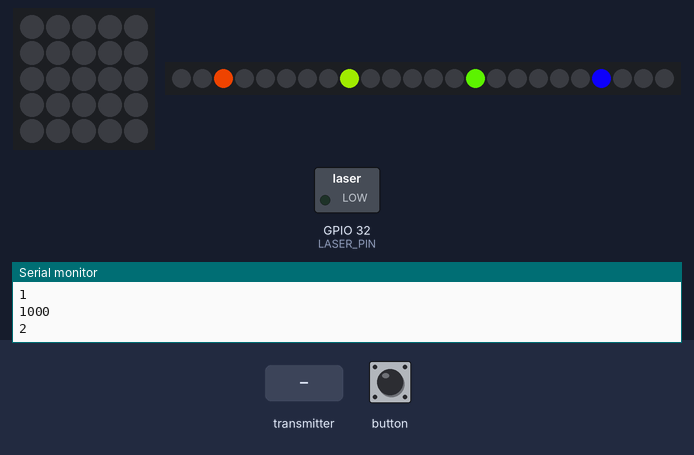
Bench run of a sketch on a simulated ESP32. Shown: 5×5 RGB LED matrix (first LED top left, wired row by row), 24 RGB LEDs in strip order, left to right, switched loads named in the sketch (green lamp = pin HIGH), the last lines printed to the serial monitor. The test bench sets the inputs (shaded band). Dim RGB values are drawn brighter than linear; random numbers use the default seed unless the sketch sets one.

Above: at 7.6 s.
7.7 s: button pressed for 0.15 s
10.8 s: button pressed for 1 s
At 11.6 s:
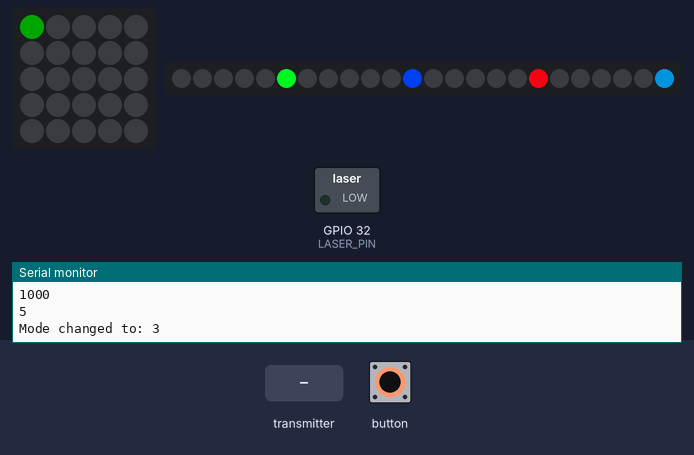
14.8 s: the transmitter starts sending sat = 64
At 17.4 s:
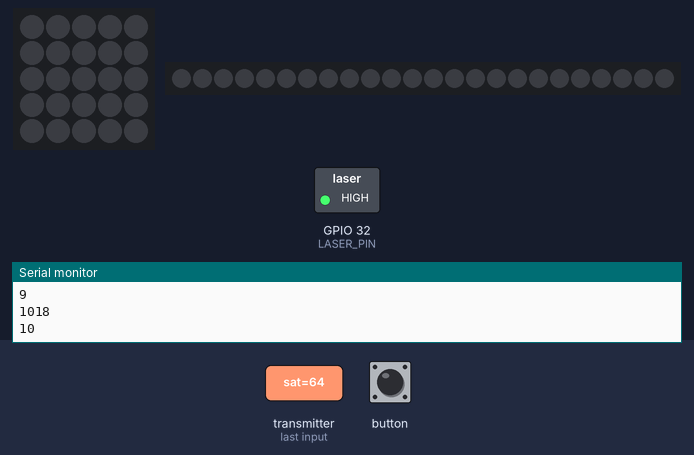
17.8 s: the transmitter starts sending sat = 0
At 20.3 s:
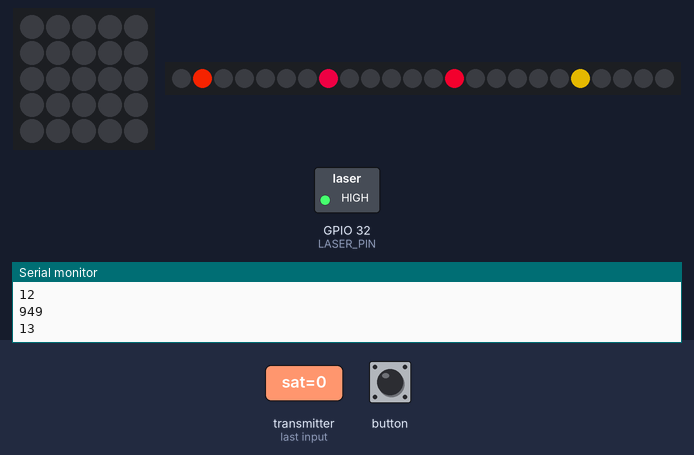
20.8 s: the transmitter starts sending sat = 128
At 22.2 s:
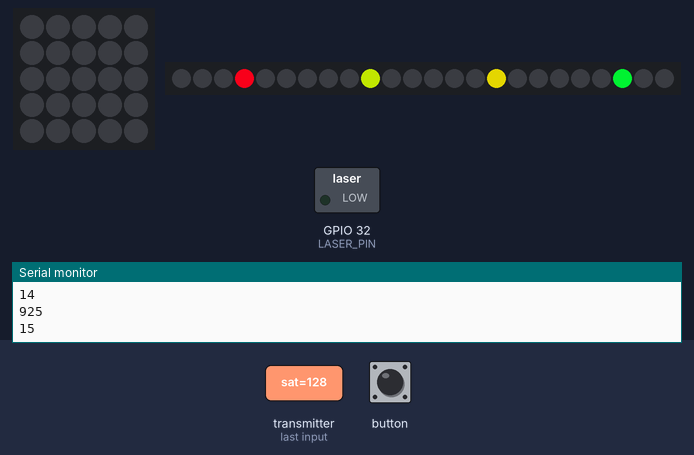
23.8 s: button pressed for 0.15 s
At 24.4 s:
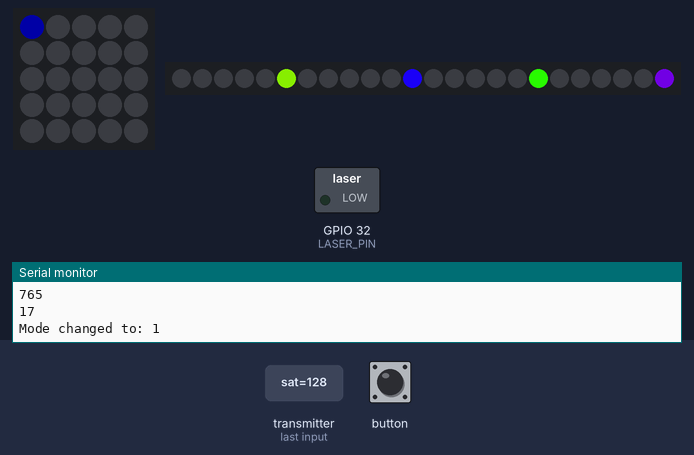
Timing chart, 0 to 26.8 s (numbered marks = the images above; inputs shaded):
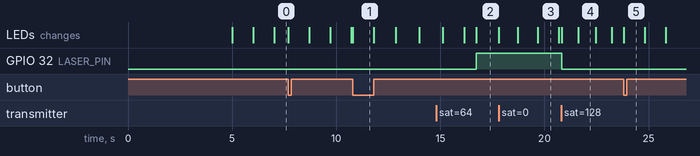

The sketch:

ufo.ino
```cpp
#include <esp_now.h>
#include <WiFi.h>
#include "M5Atom.h"
#include <FastLED.h>

// Laser settings
#define LASER_PIN 32

// LED settings
#define LED_PIN 25
#define NUM_LEDS 24
CRGB leds[NUM_LEDS];


// Mode variables
uint8_t currentMode = 1; // 1: 青, 2: 赤, 3: 緑
bool buttonPressed = false;
unsigned long lastButtonTime = 0;
unsigned long buttonDebounceTime = 200; // ボタンのデバウンス時間（ms）

struct DataPacket {
  uint8_t hue;
  uint8_t sat;
};

uint8_t targetHue = 0;
uint8_t targetSat = 2;
DataPacket data;

// データ受信時のコールバック関数
void OnDataRecv(const esp_now_recv_info_t *recvInfo, const uint8_t *incomingData, int len) {
     if (len == sizeof(DataPacket)) {
        memcpy(&data, incomingData, sizeof(DataPacket));

        targetSat = data.sat;
        targetHue = data.hue;
    } else {
        Serial.println("Received data of unexpected length");
    }
}

void setup() {
    M5.begin(true, false, true);  // M5Atomの初期化
    // シリアルモニタの初期化
    Serial.begin(9600);
    delay(5000);
    Serial.println("Begin");

    // T0: PIN32番をレーザー用に初期化してOFFにする
    pinMode(LASER_PIN, OUTPUT);
    digitalWrite(LASER_PIN, LOW); // レーザーをOFF

    WiFi.mode(WIFI_STA);
    WiFi.disconnect();

    if (esp_now_init() == ESP_OK) {
        Serial.println("ESPNow Init Success");
    } else {
        Serial.println("ESPNow Init Failed");
        ESP.restart();
    }

    esp_now_register_recv_cb(OnDataRecv);
    // 自身のMACアドレスを取得して表示
    Serial.println("MAC Address:");
    Serial.println(WiFi.macAddress());


    // T0: LED set up - LEDをOFFで初期化
    FastLED.addLeds<NEOPIXEL, LED_PIN>(leds, NUM_LEDS);
    FastLED.clear();
    FastLED.show();

    // 初期モードを表示
    Serial.print("Current Mode: ");
    Serial.println(currentMode);
    displayModeColor();
}

// T2用の変数
uint8_t ledPositions[4] = {0, 6, 12, 18}; // LEDの位置を4つに設定
unsigned long lastShiftTime = 0;

void handleMode1(bool isRandomColor = true, unsigned long shiftInterval = 1000);
void handleMode2(unsigned long shiftInterval = 1000);
void handleMode3();

void loop() {
    M5.update();
    // T1: ボタンによるモード切り替え
    if (M5.Btn.wasPressed()) {
        unsigned long currentTime = millis();
        if (currentTime - lastButtonTime > buttonDebounceTime) {
            currentMode++;
            if (currentMode > 3) {
                currentMode = 1;
            }
            Serial.print("Mode changed to: ");
            Serial.println(currentMode);
            displayModeColor();
            lastButtonTime = currentTime;
            // モード変更時にLEDをクリア
            FastLED.clear();
            digitalWrite(LASER_PIN, LOW); // レーザーをOFF
        }
    }

    // モードごとに関数で処理
    switch (currentMode) {
        case 1:
            handleMode1();
            break;
        case 2:
            handleMode2();
            break;
        case 3:
            handleMode3();
        default:
            break;
    }

    M5.update(); // M5Atomのボタン状態を更新
    delay(20);
}

// T2: モード1のLED点灯処理
void handleMode1(bool isRandomColor, unsigned long shiftInterval) {
    unsigned long now = millis();
    if (now - lastShiftTime >= shiftInterval) {
        Serial.println(shiftInterval);
        // 位置を1つずつ進める
        for (int i = 0; i < 4; i++) {
            ledPositions[i] = (ledPositions[i] + 1) % NUM_LEDS;
        }
        Serial.println(ledPositions[0]);
        lastShiftTime = now;
        // LED全消灯
        FastLED.clear();
        // 3つのLEDをランダム色・最大輝度で点灯
        for (int i = 0; i < 4; i++) {
            if (isRandomColor) {
                leds[ledPositions[i]] = CHSV(random8(), 255, 255);
            } else {
                leds[ledPositions[i]] = CHSV(255, 255, 255);
            }
        }
        FastLED.show();
    }
}

// T3: モード2 LED+レーザーモード
void handleMode2(unsigned long shiftInterval ) {
    static unsigned long mode2StartTime = 0;
    static bool ledPhase = true; // true: LED点灯, false: レーザー点灯
    static bool firstEntry = true;
    unsigned long now = millis();

    if (firstEntry) {
        mode2StartTime = now;
        ledPhase = true;
        firstEntry = false;
    }

    if (ledPhase) {
        // LED点灯フェーズ（10秒）
        handleMode1(true, shiftInterval); // LEDの光り方はモード1と同じ
        digitalWrite(LASER_PIN, LOW); // レーザーOFF
        if (now - mode2StartTime >= 8000) {
            ledPhase = false;
            mode2StartTime = now;
        }
    } else {
        // レーザー点灯フェーズ（2秒）
        FastLED.clear();
        FastLED.show();
        digitalWrite(LASER_PIN, HIGH); // レーザーON
        if (now - mode2StartTime >= 3000) {
            ledPhase = true;
            mode2StartTime = now;
        }
    }
}

unsigned long mode3Interval = 1000; // モード3の間隔（ミリ秒）
void handleMode3() {
    if (targetSat > 30) {
        handleMode2(mode3Interval);
        // 間隔を調整
        if (mode3Interval <= 30) {
            mode3Interval = 20;
        } else {
            mode3Interval = mode3Interval - 2;
        }
    } else {
        handleMode1(true, mode3Interval);
        if (mode3Interval >= 1500) {
            mode3Interval = 1500;
        } else {
            mode3Interval = mode3Interval + 1;
        }
    }
}

// T1: モードに応じた色をM5 Atom自身のLEDで表示する関数
void displayModeColor() {
    uint32_t modeColor;

    switch (currentMode) {
        case 1: // モード1: 青
            modeColor = 0x0000ff; // 青色
            break;
        case 2: // モード2: 赤
            modeColor = 0xff0000; // 赤色
            break;
        case 3: // モード3: 緑
            modeColor = 0x00ff00; // 緑色
            break;
        default:
            modeColor = 0x000000; // 黒色（消灯）
            break;
    }

    // M5 Atom自身のLEDでモード色を表示
    M5.dis.drawpix(0, modeColor);
    delay(1000); // 1秒間表示

    // M5 AtomのLEDを消灯
    M5.dis.drawpix(0, 0x000000);
}
```

Measured:
- after the input at 14.8 s, GPIO 32 (LASER_PIN): LOW → HIGH after 1.9 s
- after the input at 20.8 s, GPIO 32 (LASER_PIN): HIGH → LOW at once
- what the display in image 3 shows lasts 1.0 s, from 19.7 s to 20.7 s
- what the display in image 4 shows lasts 0.9 s, from 21.6 s to 22.5 s
